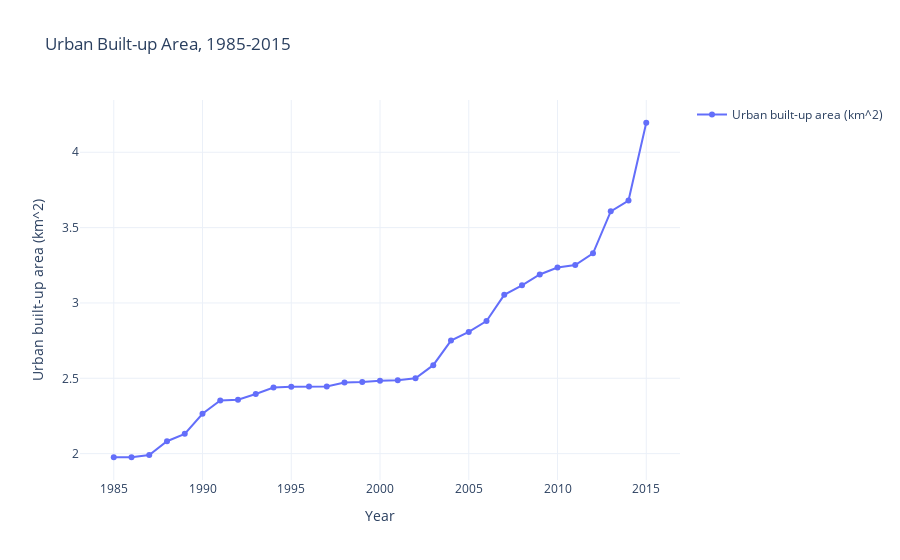

Notebook source saved alongside this figure:
### Code cell
def wsf_stats():
    # Load global inputs from YAML file
    with open("global_inputs.yml", 'r') as f:
        global_inputs = yaml.safe_load(f)

    # Get city inputs
    city_inputs = global_inputs.get('city_inputs')

    if menu['wsf']:  
        wsf_stats_file = Path(output_folder / f"{city}_wsf_stats.csv")  
        if os.path.exists(wsf_stats_file):  
            pass
        else:
            print("WSF stats file does not exist.")
            return  
        wsf = pd.read_csv(wsf_stats_file)
        
        wsf = wsf.rename(columns={'year': 'Year'}).\
        loc[:, ['Year', 'cumulative sq km']].\
        rename(columns={'cumulative sq km': 'uba_km2'})

        
        wsf['growth_pct'] = (wsf['uba_km2'] / wsf['uba_km2'].shift(1) - 1)
        wsf['growth_km2'] = wsf['uba_km2'] - wsf['uba_km2'].shift(1)

        # Plot
        plt.figure(figsize=(8, 6))
        plt.plot(wsf['Year'], wsf['uba_km2'], marker='o', linestyle='-')
        plt.title("Urban Built-up Area, 1985-2015")
        plt.xlabel("Year")
        plt.ylabel("Urban built-up area (sq. km)")
        plt.grid(True)
        # Save as PNG in output folder
        render_path = os.path.join(render_folder, "urban_built_up_area.png")
        plt.savefig(render_path)
        plt.close()

        # Create Plotly
        fig = go.Figure()

        # Add trace for urban built-up area
        fig.add_trace(go.Scatter(
            x=wsf['Year'],
            y=wsf['uba_km2'],
            mode='lines+markers',
            name='Urban built-up area (km^2)'
        ))

        
        fig.update_layout(
            title="Urban Built-up Area, 1985-2015",
            xaxis_title="Year",
            yaxis_title="Urban built-up area (km^2)",
            template='plotly_white',
            showlegend=True,
            hovermode='x'
        )
        fig.show()
        
        first_area = wsf['uba_km2'].iloc[0]
        latest_area = wsf['uba_km2'].iloc[-1]
        first_year = wsf['Year'].iloc[0]
        latest_year = wsf['Year'].iloc[-1]
        pct_growth = 100 * (latest_area - first_area) / first_area
        print(f"The city's built-up area grew from {round(first_area, 2)} sq. km in {first_year} to {round(latest_area, 2)} in {latest_year} for {round(pct_growth, 2)}% growth")
wsf_stats()

### Figure 1 — Plotly figure (JSON) as saved in the notebook; plotly's stock layout.template omitted (floating-point values rounded to 4 significant figures)
{"data": [{"mode": "lines+markers", "name": "Urban built-up area (km^2)", "type": "scatter", "x": [1985, 1986, 1987, 1988, 1989, 1990, 1991, 1992, 1993, 1994, 1995, 1996, 1997, 1998, 1999, 2000, 2001, 2002, 2003, 2004, 2005, 2006, 2007, 2008, 2009, 2010, 2011, 2012, 2013, 2014, 2015], "y": [1.976, 1.977, 1.991, 2.082, 2.132, 2.265, 2.352, 2.358, 2.396, 2.438, 2.445, 2.445, 2.445, 2.473, 2.475, 2.484, 2.488, 2.5, 2.587, 2.75, 2.808, 2.88, 3.054, 3.117, 3.189, 3.235, 3.252, 3.329, 3.608, 3.679, 4.196]}], "layout": {"hovermode": "x", "showlegend": true, "title": {"text": "Urban Built-up Area, 1985-2015"}, "xaxis": {"title": {"text": "Year"}}, "yaxis": {"title": {"text": "Urban built-up area (km^2)"}}}}
